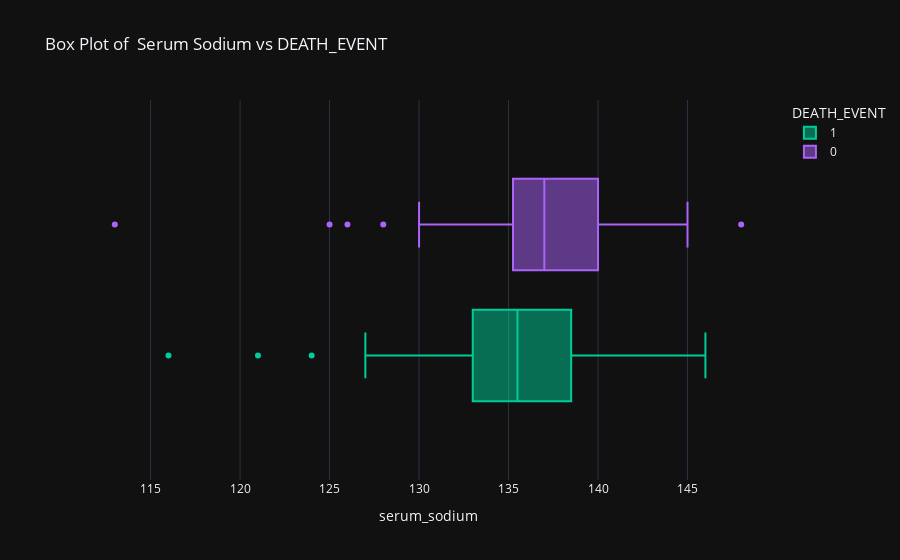

The notebook cell saved with this chart:
### Code cell
fig = px.box(df, x="serum_sodium", color="DEATH_EVENT", hover_data=df.columns,
                   title ="Box Plot of  Serum Sodium vs DEATH_EVENT", 
                   template="plotly_dark",
                   color_discrete_map={"0": "RebeccaPurple", "1": "MediumPurple"},
                  )
fig.show()

### Figure 1 — Plotly figure (JSON) as saved in the notebook; plotly's stock layout.template omitted (floating-point values rounded to 4 significant figures; data arrays with more than 128 entries replaced by an {"elided": "..."} marker saying what was removed)
{"data": [{"alignmentgroup": "True", "customdata": {"elided": "96x12 float values"}, "hovertemplate": "DEATH_EVENT=%{customdata[11]}<br>serum_sodium=%{x}<br>age=%{customdata[0]}<br>anaemia=%{customdata[1]}<br>creatinine_phosphokinase=%{customdata[2]}<br>diabetes=%{customdata[3]}<br>ejection_fraction=%{customdata[4]}<br>high_blood_pressure=%{customdata[5]}<br>platelets=%{customdata[6]}<br>serum_creatinine=%{customdata[7]}<br>sex=%{customdata[8]}<br>smoking=%{customdata[9]}<br>time=%{customdata[10]}<extra></extra>", "legendgroup": "1", "marker": {"color": "#00cc96"}, "name": "1", "notched": false, "offsetgroup": "1", "orientation": "h", "showlegend": true, "type": "box", "x": [130, 136, 129, 137, 116, 132, 137, 131, 138, 133, 131, 140, 137, 137, 136, 140, 127, 140, 121, 136, 140, 134, 144, 138, 136, 134, 132, 134, 132, 128, 140, 134, 134, 145, 142, 134, 136, 139, 142, 135, 130, 138, 133, 140, 138, 139, 146, 134, 132, 132, 136, 136, 139, 131, 145, 127, 136, 140, 142, 135, 132, 134, 139, 132, 141, 135, 138, 132, 137, 134, 134, 124, 134, 139, 134, 135, 142, 139, 135, 134, 136, 136, 134, 137, 136, 134, 144, 135, 145, 130, 137, 134, 127, 138, 129, 134], "x0": " ", "xaxis": "x", "y0": " ", "yaxis": "y"}, {"alignmentgroup": "True", "customdata": {"elided": "203x12 float values"}, "hovertemplate": "DEATH_EVENT=%{customdata[11]}<br>serum_sodium=%{x}<br>age=%{customdata[0]}<br>anaemia=%{customdata[1]}<br>creatinine_phosphokinase=%{customdata[2]}<br>diabetes=%{customdata[3]}<br>ejection_fraction=%{customdata[4]}<br>high_blood_pressure=%{customdata[5]}<br>platelets=%{customdata[6]}<br>serum_creatinine=%{customdata[7]}<br>sex=%{customdata[8]}<br>smoking=%{customdata[9]}<br>time=%{customdata[10]}<extra></extra>", "legendgroup": "0", "marker": {"color": "#ab63fa"}, "name": "0", "notched": false, "offsetgroup": "0", "orientation": "h", "showlegend": true, "type": "box", "x": {"elided": "203 int values"}, "x0": " ", "xaxis": "x", "y0": " ", "yaxis": "y"}], "layout": {"boxmode": "group", "legend": {"title": {"text": "DEATH_EVENT"}, "tracegroupgap": 0}, "title": {"text": "Box Plot of  Serum Sodium vs DEATH_EVENT"}, "xaxis": {"anchor": "y", "domain": [0, 1], "title": {"text": "serum_sodium"}}, "yaxis": {"anchor": "x", "domain": [0, 1]}}}
